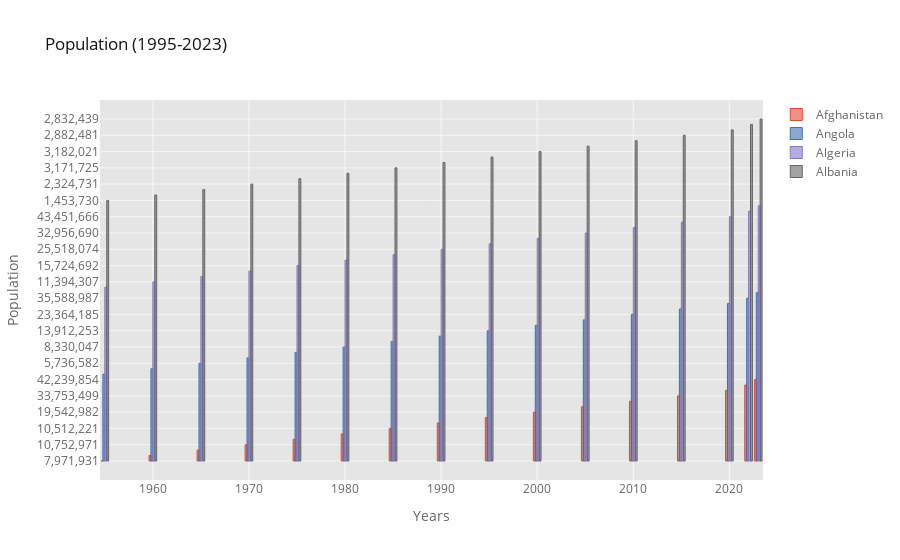

Notebook code for this chart:
### Code cell
#Four country's population comparison by year
df_pivot2 = df_pivot[['Afghanistan','Albania','Algeria','Angola']]
df_pivot2.iplot(kind='bar', sortbars=True,theme='ggplot',xTitle='Years',yTitle='Population',title='Population (1995-2023)')

### Figure 1 — Plotly figure (JSON) as saved in the notebook; plotly's stock layout.template omitted (floating-point values rounded to 4 significant figures)
{"data": [{"marker": {"color": "rgba(226, 74, 51, 0.6)", "line": {"color": "rgba(226, 74, 51, 1.0)", "width": 1}}, "name": "Afghanistan", "orientation": "v", "text": "", "type": "bar", "x": [1955, 1960, 1965, 1970, 1975, 1980, 1985, 1990, 1995, 2000, 2005, 2010, 2015, 2020, 2022, 2023], "y": ["7,971,931", "8,622,466", "9,565,147", "10,752,971", "12,157,386", "12,486,631", "10,512,221", "10,694,796", "16,418,912", "19,542,982", "24,411,191", "28,189,672", "33,753,499", "38,972,230", "41,128,771", "42,239,854"]}, {"marker": {"color": "rgba(62, 111, 176, 0.6)", "line": {"color": "rgba(62, 111, 176, 1.0)", "width": 1}}, "name": "Angola", "orientation": "v", "text": "", "type": "bar", "x": [1955, 1960, 1965, 1970, 1975, 1980, 1985, 1990, 1995, 2000, 2005, 2010, 2015, 2020, 2022, 2023], "y": ["4,938,118", "5,357,195", "5,736,582", "6,029,700", "7,032,713", "8,330,047", "9,970,621", "11,828,638", "13,912,253", "16,394,062", "19,450,959", "23,364,185", "28,127,721", "33,428,486", "35,588,987", "36,684,202"]}, {"marker": {"color": "rgba(132, 118, 202, 0.6)", "line": {"color": "rgba(132, 118, 202, 1.0)", "width": 1}}, "name": "Algeria", "orientation": "v", "text": "", "type": "bar", "x": [1955, 1960, 1965, 1970, 1975, 1980, 1985, 1990, 1995, 2000, 2005, 2010, 2015, 2020, 2022, 2023], "y": ["10,242,288", "11,394,307", "12,381,256", "13,795,915", "15,724,692", "18,739,378", "22,132,905", "25,518,074", "28,478,022", "30,774,621", "32,956,690", "35,856,344", "39,543,154", "43,451,666", "44,903,225", "45,606,480"]}, {"marker": {"color": "rgba(101, 101, 101, 0.6)", "line": {"color": "rgba(101, 101, 101, 1.0)", "width": 1}}, "name": "Albania", "orientation": "v", "text": "", "type": "bar", "x": [1955, 1960, 1965, 1970, 1975, 1980, 1985, 1990, 1995, 2000, 2005, 2010, 2015, 2020, 2022, 2023], "y": ["1,453,730", "1,711,189", "2,009,789", "2,324,731", "2,650,122", "2,941,651", "3,171,725", "3,295,066", "3,284,364", "3,182,021", "3,032,634", "2,913,399", "2,882,481", "2,866,849", "2,842,321", "2,832,439"]}], "layout": {"legend": {"bgcolor": "#FFFFFF", "font": {"color": "#666666"}}, "paper_bgcolor": "#FFFFFF", "plot_bgcolor": "#E5E5E5", "title": {"font": {"color": "#151516"}, "text": "Population (1995-2023)"}, "xaxis": {"gridcolor": "#F6F6F6", "showgrid": true, "tickfont": {"color": "#666666"}, "title": {"font": {"color": "#666666"}, "text": "Years"}, "zerolinecolor": "#F6F6F6"}, "yaxis": {"gridcolor": "#F6F6F6", "showgrid": true, "tickfont": {"color": "#666666"}, "title": {"font": {"color": "#666666"}, "text": "Population"}, "zerolinecolor": "#F6F6F6"}}}
